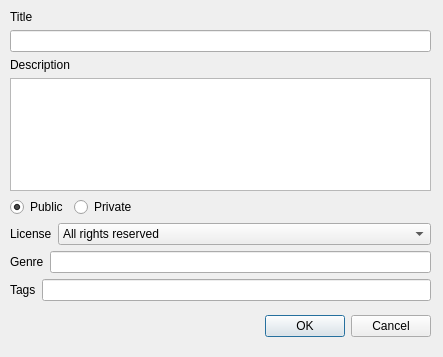
<?xml version="1.0" encoding="UTF-8"?>
<ui version="4.0">
 <class>Dialog</class>
 <widget class="QDialog" name="Dialog">
  <property name="geometry">
   <rect>
    <x>0</x>
    <y>0</y>
    <width>443</width>
    <height>357</height>
   </rect>
  </property>
  <property name="windowTitle">
   <string>Track Information</string>
  </property>
  <property name="modal">
   <bool>true</bool>
  </property>
  <widget class="QDialogButtonBox" name="buttonBox">
   <property name="geometry">
    <rect>
     <x>90</x>
     <y>310</y>
     <width>341</width>
     <height>32</height>
    </rect>
   </property>
   <property name="orientation">
    <enum>Qt::Horizontal</enum>
   </property>
   <property name="standardButtons">
    <set>QDialogButtonBox::Cancel|QDialogButtonBox::Ok</set>
   </property>
  </widget>
  <widget class="QWidget" name="verticalLayoutWidget">
   <property name="geometry">
    <rect>
     <x>10</x>
     <y>10</y>
     <width>421</width>
     <height>291</height>
    </rect>
   </property>
   <layout class="QVBoxLayout" name="verticalLayout">
    <property name="sizeConstraint">
     <enum>QLayout::SetNoConstraint</enum>
    </property>
    <item>
     <widget class="QLabel" name="lblTitle">
      <property name="text">
       <string>Title</string>
      </property>
     </widget>
    </item>
    <item>
     <widget class="QLineEdit" name="title">
      <property name="text">
       <string/>
      </property>
     </widget>
    </item>
    <item>
     <widget class="QLabel" name="lblDescription">
      <property name="text">
       <string>Description</string>
      </property>
     </widget>
    </item>
    <item>
     <widget class="QPlainTextEdit" name="description">
      <property name="plainText">
       <string/>
      </property>
     </widget>
    </item>
    <item>
     <layout class="QHBoxLayout" name="horizontalLayout_3"/>
    </item>
    <item>
     <layout class="QHBoxLayout" name="horizontalLayout_4">
      <property name="sizeConstraint">
       <enum>QLayout::SetDefaultConstraint</enum>
      </property>
      <item>
       <widget class="QRadioButton" name="rbPublic">
        <property name="sizePolicy">
         <sizepolicy hsizetype="Fixed" vsizetype="Fixed">
          <horstretch>0</horstretch>
          <verstretch>0</verstretch>
         </sizepolicy>
        </property>
        <property name="text">
         <string>Public</string>
        </property>
        <property name="checked">
         <bool>true</bool>
        </property>
       </widget>
      </item>
      <item>
       <widget class="QRadioButton" name="rbPrivate">
        <property name="text">
         <string>Private</string>
        </property>
       </widget>
      </item>
     </layout>
    </item>
    <item>
     <layout class="QFormLayout" name="formLayout_5">
      <item row="1" column="0">
       <widget class="QLabel" name="lblLicense">
        <property name="text">
         <string>License</string>
        </property>
       </widget>
      </item>
      <item row="1" column="1">
       <widget class="QComboBox" name="license">
        <item>
         <property name="text">
          <string>All rights reserved</string>
         </property>
        </item>
        <item>
         <property name="text">
          <string>Public domain</string>
         </property>
        </item>
        <item>
         <property name="text">
          <string>Creative Commons Attribution</string>
         </property>
        </item>
        <item>
         <property name="text">
          <string>Creative Commons Attribution Noncommercial</string>
         </property>
        </item>
        <item>
         <property name="text">
          <string>Creative Commons Attribution No Derivative</string>
         </property>
        </item>
        <item>
         <property name="text">
          <string>Creative Commons Attribution Share Alike</string>
         </property>
        </item>
        <item>
         <property name="text">
          <string>Creative Commons Attribution Noncommercial Derivate</string>
         </property>
        </item>
        <item>
         <property name="text">
          <string>Creative Commons Attribution Noncommercial Share Alike</string>
         </property>
        </item>
       </widget>
      </item>
     </layout>
    </item>
    <item>
     <layout class="QHBoxLayout" name="horizontalLayout_5">
      <item>
       <widget class="QLabel" name="lblGenre">
        <property name="text">
         <string>Genre</string>
        </property>
       </widget>
      </item>
      <item>
       <widget class="QLineEdit" name="genre">
        <property name="maxLength">
         <number>40</number>
        </property>
       </widget>
      </item>
     </layout>
    </item>
    <item>
     <layout class="QHBoxLayout" name="horizontalLayout">
      <item>
       <widget class="QLabel" name="lblTag">
        <property name="text">
         <string>Tags</string>
        </property>
       </widget>
      </item>
      <item>
       <widget class="QLineEdit" name="tags"/>
      </item>
     </layout>
    </item>
   </layout>
  </widget>
 </widget>
 <resources/>
 <connections>
  <connection>
   <sender>buttonBox</sender>
   <signal>accepted()</signal>
   <receiver>Dialog</receiver>
   <slot>accept()</slot>
   <hints>
    <hint type="sourcelabel">
     <x>248</x>
     <y>254</y>
    </hint>
    <hint type="destinationlabel">
     <x>157</x>
     <y>274</y>
    </hint>
   </hints>
  </connection>
  <connection>
   <sender>buttonBox</sender>
   <signal>rejected()</signal>
   <receiver>Dialog</receiver>
   <slot>reject()</slot>
   <hints>
    <hint type="sourcelabel">
     <x>316</x>
     <y>260</y>
    </hint>
    <hint type="destinationlabel">
     <x>286</x>
     <y>274</y>
    </hint>
   </hints>
  </connection>
 </connections>
</ui>
